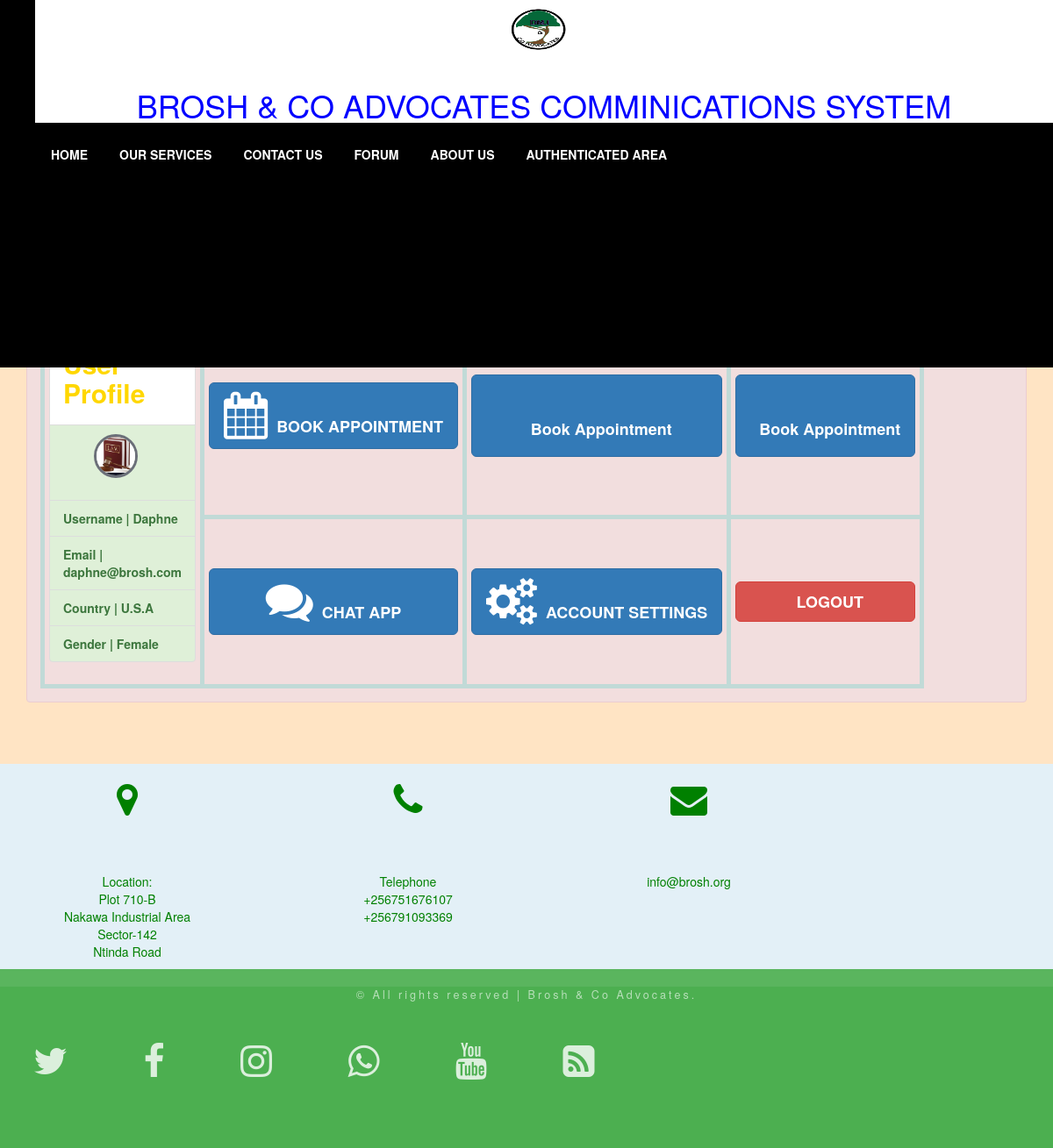
The app's page /users_CP.php?Daphne (signed in) with its own data.
### tables this page shows
CREATE TABLE `users` (
  `user_id` int(11) NOT NULL,
  `user_name` varchar(100) NOT NULL,
  `user_pass` varchar(100) NOT NULL,
  `user_email` varchar(100) NOT NULL,
  `user_profile` varchar(255) NOT NULL,
  `user_country` text NOT NULL,
  `user_gender` text NOT NULL,
  `forgotten_answer` varchar(100) NOT NULL,
  `log_in` varchar(7) NOT NULL,
  `user_type` varchar(6) NOT NULL,
  `role` varchar(100) DEFAULT NULL,
  `created_at` timestamp NULL DEFAULT CURRENT_TIMESTAMP,
  `updated_at` timestamp NULL DEFAULT CURRENT_TIMESTAMP
);

### users_CP.php (the view, shortened to what this page needs)
<?php
	if (!isset($_SESSION['user_email'])) {
		header("Location:officials.php");
	}
	else {
?>
<!DOCTYPE html>
<html>
<head>
    <link rel="stylesheet" href="bootstrap/css/bootstrap.css">
    <link rel="stylesheet" href="bootstrap/css/bootstrap-grid.min.css">
    <link rel="stylesheet" type="text/css" href="css/sign_up.css">
	<link rel="stylesheet" type="text/css" href="css/home.css">
    <link rel="stylesheet" type="text/css" href="css/dmj.css">
	<link href="https://stackpath.bootstrapcdn.com/bootstrap/4.3.1/css/bootstrap.min.css" rel="stylesheet">
	<link rel="stylesheet" href="//code.jquery.com/ui/1.12.1/themes/base/jquery-ui.css">
	<link href="https://maxcdn.bootstrapcdn.com/font-awesome/4.6.3/css/font-awesome.min.css" rel="stylesheet">
    <link rel="stylesheet" href="bootstrap/css/bootstrap.css">
    <link rel="stylesheet" href="bootstrap/css/bootstrap.min.css">
    <link rel="stylesheet" type="text/css" href="css/admin_home.css">
</head>
<body>
        <nav>
			<ul class='horizontal-list' style="height: 32%;">
                <div style="background-color: white">
				<img src="images/logo.jpg" width="150px" height="80px" align="center" style="border-radius:100%;" />
				<h1 align='left' style="color: blue;">BROSH & CO ADVOCATES COMMINICATIONS SYSTEM</h1>
                </div>
					<li><a href="index.php"><b>HOME</b></a></li>
                    <li><a href="services.php"><b>OUR SERVICES</b></a></li>
					<li><a href="contact_us.php"><b>CONTACT US</b></a></li>
					<li><a href="forum.php"><b>FORUM</b></a></li>
					<li><a href="about-us.php"><b>ABOUT US</b></a></li>
					<li><a href="officials.php"><b>AUTHENTICATED AREA</b></a></li>
            </ul>
        </nav>
	<br /><br /><br /><br /><br /><br /><br />
	<br /><br /><br /><br /><br />
    <div class="container alert alert-danger" style="">
        <div class="form-header">
            <h1 style="color: white;">USER CONTROL PANEL</h1>
        </div>
        <div class="inner">
            <table>
                <tr>
                    <th rowspan="3">
                        <div class="form-group">
                            <?php
                               include_once('includes/connection.php');
                                    $user = $_SESSION['user_email'];
                                    $get_user = "SELECT * FROM users WHERE user_email = '$user'";
                                    $run_user = mysqli_query($con, $get_user);
                                    $row = mysqli_fetch_array($run_user);
                                    $user_name = $row['user_name'];
                                    $email = $row['user_email'];
                                    $profile_img = $row['user_profile'];
                                    $country = $row['user_country'];
                                    $gender = $row['user_gender'];
                                    echo "
                                        <div class='list-group'>
                                            <a href='#' class='list-group-item list-group-item-action'><h2 style='font-weight: bolder;'>User Profile</h2></a>
                                            <a href='#' class='list-group-item list-group-item-action list-group-item-success'><div class='chat-left-img form-group'>
                                               &nbsp;&nbsp;&nbsp;&nbsp;&nbsp;&nbsp;&nbsp;&nbsp;
                                               <img src='$profile_img'>
                                            </div><br><br><br></a>
                                            <a href='#' class='list-group-item list-group-item-action list-group-item-success'>Username | $user_name</a>
                                            <a href='#' class='list-group-item list-group-item-action list-group-item-success'>Email | $email</a>
                                            <a href='#' class='list-group-item list-group-item-action list-group-item-success'>Country | $country</a>
                                            <a href='#' class='list-group-item list-group-item-action list-group-item-success'>Gender | $gender</a>
                                    ";
                                ?>
                        </div>
                    </th>
                </tr>
                <tr>
                    <td>
                        <button class="btn btn-primary btn-block btn-lg"><a href="appointments.php"><i class="fa fa-calendar" style="font-size: 3em;"></i>&nbsp;&nbsp;BOOK APPOINTMENT</a></button>
                    </td>
                    <td>
                        <button class="btn btn-primary btn-block btn-lg"><a><i style="font-size: 3em;"></i>&nbsp;&nbsp;Book Appointment</a></button>
                    </td>
                    <td>
                        <button class="btn btn-primary btn-block btn-lg"><a><i style="font-size: 3em;"></i>&nbsp;&nbsp;Book Appointment</a></button>
                    </td>
                </tr>
                <tr>
                    <td>
                        <button class="btn btn-primary btn-block btn-lg"><a href="chatApp.php"><i class="fa fa-comments" style="font-size: 3em;"></i>&nbsp;&nbsp;CHAT APP</a></button>
                    </td>
                    <td>
                        <button class="btn btn-primary btn-block btn-lg"><a href="account_settings.php"><i class="fa fa-cogs" style="font-size: 3em;"></i>&nbsp;&nbsp;ACCOUNT SETTINGS</a></button>
                    </td>
                    <td>
                        <button class="btn btn-danger btn-block btn-lg"><a><i class="fa fa-exit" style="font-size: 3em;"></i>&nbsp;&nbsp;LOGOUT</a></button>
                    </td>
                </tr>
            </table>
        </div>
    </div>
	<footer id = "footer">
    <div class="company-details">
        <div class="row">
            <div id ="col1">
                <span id = "icon" class="fa fa-map-marker"></span>
                    <div>
					<p>Location:<br />
                    Plot 710-B<br />
					Nakawa Industrial Area
                    <br />Sector-142<br />
					Ntinda Road</p>
					</div>
            </div>
            <div id ="col2">
                <span id="icon" class="fa fa-phone"></span>
                <span>
                    Telephone<br /> +256751676107 <br /> +256791093369
                </span>
            </div>
            <div id ="col3">
                <span id="icon" class="fa fa-envelope"></span>
                <span>info@brosh.org</span>
            </div>
        </div>
    </div>
    <div class="copyright">
        <p>©  All rights reserved | Brosh & Co Advocates.</p>
       <div class="contact">
            <li>
                <a href="https://www.twitter.com/">
                    <span class="fa fa-twitter" id="icon">&nbsp;</span>
                </a>
            </li>
            <li>
                <a href="https://www.facebook.com/">
                    <span class="fa fa-facebook" id="icon">&nbsp;</span>
                </a>
            </li>
            <li>
                <a href="https://www.instagram.com/">
                    <span class="fa fa-instagram"  id="icon">&nbsp;</span>
                </a>
            </li>
           <li>
                <a href="https://www.whatsapp.com/">
                    <span class="fa fa-whatsapp" id="icon">&nbsp;</span>
                </a>
            </li>
           <li>
                <a href="https://www.youtube.com/">
                    <span class="fa fa-youtube" id="icon">&nbsp;</span>
                </a>
            </li>
           <li>
                <a href="#">
                    <span class="fa fa-rss-square fa-5x" id="icon">&nbsp;</span>
                </a>
            </li>
        </div>
    </div>
</footer>
</body>
</html>
<?php } ?>

### css/sign_up.css (style rules this page uses)
body { color: #999; background-image:url(../images/image1.jpg); font-family: 'Roboto', sana-serif; background-size: cover; }
.form-control, .btn { border-radius: 3px; }
.form-header { margin: -30px -30px 20px; padding: 30px 30px 10px; text-align: center; background: #00cb82; border-bottom: 1px solid #eee; color: #fff; }

### css/home.css (style rules this page uses)
.chat-left-img, .chat-left-details { float: left; }
.chat-left-img img { width: 50px; height: 50px; border-radius: 50%; text-align: left; float: fixed; border: 3px solid #6B6F79; }

### css/dmj.css (style rules this page uses)
html { background: #333; -webkit-font-smoothing: antialiased; font-family: "lucida sans",sans serif; }
body { margin: 0; background-color: bisque;; overflow: auto; color: white; font: courier new; }
h1 { margin-top: 0px; text-align: center; color: blue; font-family: inherit; font: roboto; font-weight: bolder; }
b, strong { font-weight: bolder; }
ul { margin: 0; overflow: hidden; background-color: #000; position: fixed; top: 0; width: 100%; height: 32%; text-align: center; list-style-type: none; z-index:1; }
li { float: left; list-style: none; }
li a { display: block; color: white; text-align: center; padding: 16px 18px; text-decoration: none; }
.company-details { overflow: hidden; background: #E3F0F7; text-align: center; margin-top: 5em; color: green; }
#footer #col1, #footer #col2, #footer #col3 { float: left; width: 320px; padding: 0px 10px 0px 10px; }
#footer #icon { display: block; margin-bottom: 1em; font-size: 3em; padding: 20px; }
.copyright { overflow: hidden; border-top: 20px solid rgba(255, 255, 255, 0.08); text-align: center; background: #4CAF50; }
.copyright p { letter-spacing: 3px; font-size: 0.90em; color: rgba(255, 255, 255, 0.6); }
.copyright a { text-decoration: none; color: rgba(255, 255, 255, 0.8); }
#icon { font-size: 5em; padding: 20px; padding-left: 30px; }

### css/admin_home.css (style rules this page uses)
body { background-color: #333; }
table { align-content: center; width: auto; height: auto; }
tr th { font-weight:bold; }
tr th, tr td { padding:5px; border-radius: 20px solid #C1DAD7; }
a { display: block; }
th { border: 5px solid #C1DAD7; }
td { border: 5px solid #C1DAD7; }
#icon { font-size: 5em; }
h1 { text-align:center; color:green; }
body { width:100%; }

### users_CP.php (style rules this page uses)
body { background-color: bisque; }
.inner { margin-left: 0; width: 70%; }
.container { align-content: center; }
table { border: 0; padding: 18px; }
a { font-weight: bolder; color: white; text-decoration: none; }
i { font-size: 2em; }
h2 { color: gold }

### records on screen
users: user_profile (picture), user_name "Daphne", user_email "daphne@brosh.com", user_country "U.S.A", user_gender "Female"
